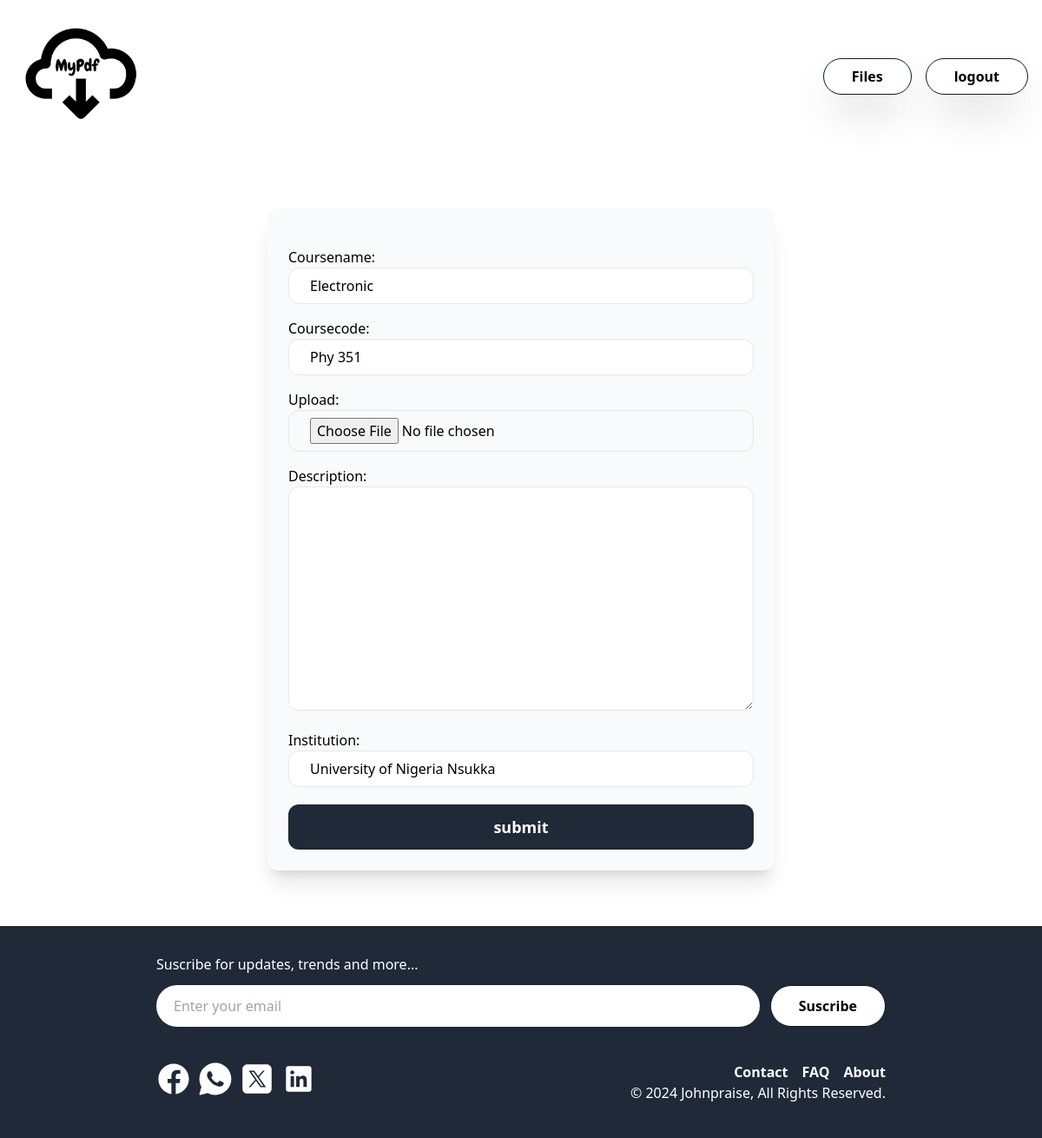
The app's page /5/edit/ (signed in) with its own data.
### pdf_app/models.py (models this page shows, shortened)
class Pdf(models.Model):
    coursename = models.CharField(max_length=30)
    coursecode = models.CharField(max_length=8, null=True, blank=True)
    upload = models.FileField(upload_to="uploads/%Y/%m/%d/")
    description = models.TextField(null=True, blank=True)
    institution = models.CharField(max_length=100, null=True, blank=True)
    owner = models.ForeignKey(User, on_delete=models.CASCADE)
    created_at = models.DateTimeField(auto_now_add=True)
    class Meta:
        ordering = ['-created_at']

### pdf_app/views.py (the view)
# urls.py: path('<int:id>/edit/', edit, name='edit'),
@login_required
def edit(request, id):
    pdf = get_object_or_404(Pdf, pk=id, owner=request.user)
    if request.method == 'POST':
        form = EditItemForm(request.POST, request.FILES, instance=pdf)
        if form.is_valid():
            pdf.save()
            return redirect('detail', id=pdf.id)
    else:
        form = EditItemForm(instance=pdf)
    return render(request, 'form.html', {
        'form': form
    })

### pdf_app/forms.py
class EditItemForm(forms.ModelForm):
    class Meta:
        model = Pdf
        fields = ('coursename', 'coursecode', 'upload', 'description', 'institution')
        widgets = {
            'coursename': forms.TextInput(attrs={
                'class': 'w-full py-2 px-6 rounded-xl border'
            }),
            'coursecode': forms.TextInput(attrs={
                'class': 'w-full py-2 px-6 rounded-xl border'
            }),
            'upload': forms.FileInput(attrs={
                'class': 'w-full py-2 px-6 rounded-xl border'
            }),
            'description': forms.Textarea(attrs={
                'class': 'w-full py-2 px-6 rounded-xl border'
            }),
            'institution': forms.TextInput(attrs={
                'class': 'w-full py-2 px-6 rounded-xl border'
            })
        }

### pdf_app/templates/form.html (shortened to what this page needs)
{% extends 'base.html' %}
{% block content %}
    <div class="w-2/2 lg:w-2/4 my-6 mx-auto p-6 bg-gray-50 rounded-xl shadow-xl">
        <form action="." method="post" enctype="multipart/form-data">
            <div class="space-y-4">
                {{ form.as_p }}
            </div>
            <button class="py-3 mt-5 w-full rounded-xl text-lg bg-gray-800 hover:bg-gray-950 text-white font-semibold ">submit</button>
        </form>
    </div>
{% endblock %}

### records on screen
Pdf: coursename "Electronic", coursecode "Phy 351", institution "University of Nigeria Nsukka"
